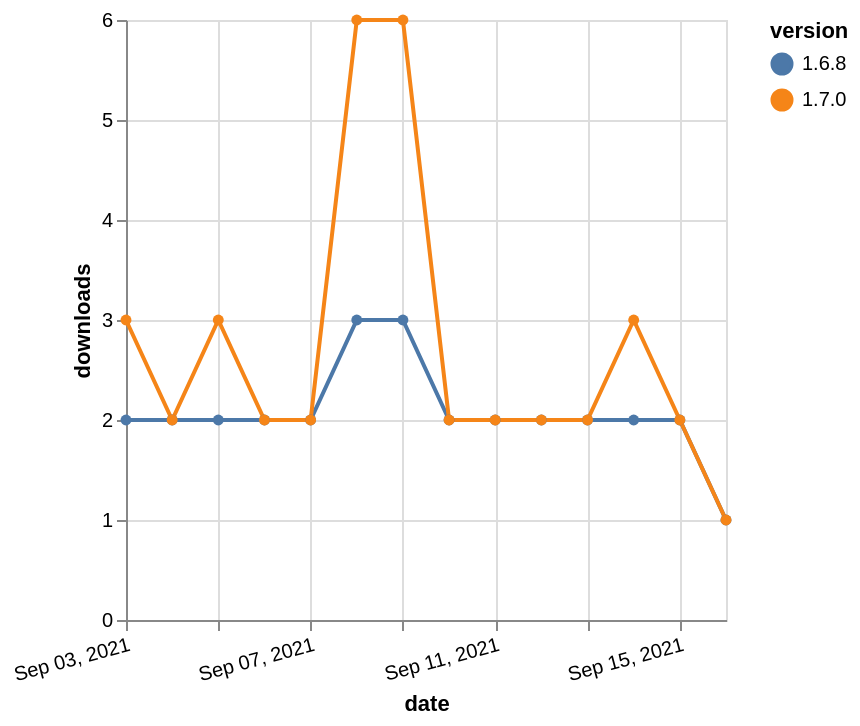

Describe this chart as a Vega-Lite specification.
### Vega-Lite specification from a JSON file in a GitHub repository (floating-point values rounded to 4 significant figures)
{"$schema": "https://vega.github.io/schema/vega-lite/v5.json", "description": "A simple bar chart with embedded data.", "data": {"values": [{"date": "2021-09-03", "total": 2524, "delta": 2, "version": "1.6.8"}, {"date": "2021-09-04", "total": 2526, "delta": 2, "version": "1.6.8"}, {"date": "2021-09-05", "total": 2528, "delta": 2, "version": "1.6.8"}, {"date": "2021-09-06", "total": 2530, "delta": 2, "version": "1.6.8"}, {"date": "2021-09-07", "total": 2532, "delta": 2, "version": "1.6.8"}, {"date": "2021-09-08", "total": 2535, "delta": 3, "version": "1.6.8"}, {"date": "2021-09-09", "total": 2538, "delta": 3, "version": "1.6.8"}, {"date": "2021-09-10", "total": 2540, "delta": 2, "version": "1.6.8"}, {"date": "2021-09-11", "total": 2542, "delta": 2, "version": "1.6.8"}, {"date": "2021-09-12", "total": 2544, "delta": 2, "version": "1.6.8"}, {"date": "2021-09-13", "total": 2546, "delta": 2, "version": "1.6.8"}, {"date": "2021-09-14", "total": 2548, "delta": 2, "version": "1.6.8"}, {"date": "2021-09-15", "total": 2550, "delta": 2, "version": "1.6.8"}, {"date": "2021-09-16", "total": 2551, "delta": 1, "version": "1.6.8"}, {"date": "2021-09-03", "total": 3728, "delta": 3, "version": "1.7.0"}, {"date": "2021-09-04", "total": 3730, "delta": 2, "version": "1.7.0"}, {"date": "2021-09-05", "total": 3733, "delta": 3, "version": "1.7.0"}, {"date": "2021-09-06", "total": 3735, "delta": 2, "version": "1.7.0"}, {"date": "2021-09-07", "total": 3737, "delta": 2, "version": "1.7.0"}, {"date": "2021-09-08", "total": 3743, "delta": 6, "version": "1.7.0"}, {"date": "2021-09-09", "total": 3749, "delta": 6, "version": "1.7.0"}, {"date": "2021-09-10", "total": 3751, "delta": 2, "version": "1.7.0"}, {"date": "2021-09-11", "total": 3753, "delta": 2, "version": "1.7.0"}, {"date": "2021-09-12", "total": 3755, "delta": 2, "version": "1.7.0"}, {"date": "2021-09-13", "total": 3757, "delta": 2, "version": "1.7.0"}, {"date": "2021-09-14", "total": 3760, "delta": 3, "version": "1.7.0"}, {"date": "2021-09-15", "total": 3762, "delta": 2, "version": "1.7.0"}, {"date": "2021-09-16", "total": 3763, "delta": 1, "version": "1.7.0"}]}, "width": "container", "mark": {"type": "line", "point": {"filled": true}}, "encoding": {"x": {"field": "date", "type": "temporal", "timeUnit": "yearmonthdate", "title": "date", "axis": {"labelAngle": -15}}, "y": {"field": "delta", "type": "quantitative", "title": "downloads"}, "color": {"field": "version", "type": "nominal"}, "tooltip": {"field": "delta"}}}
